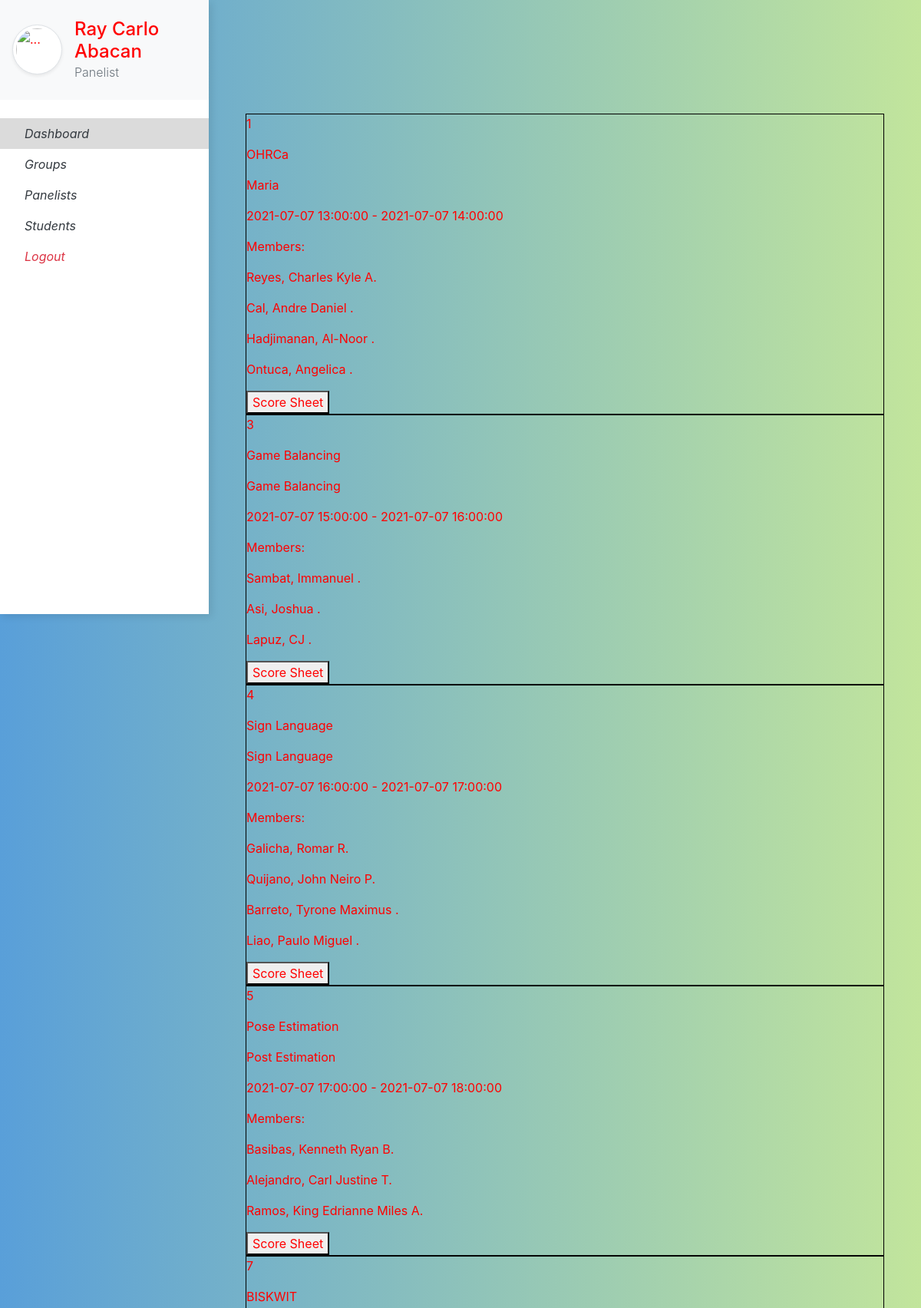
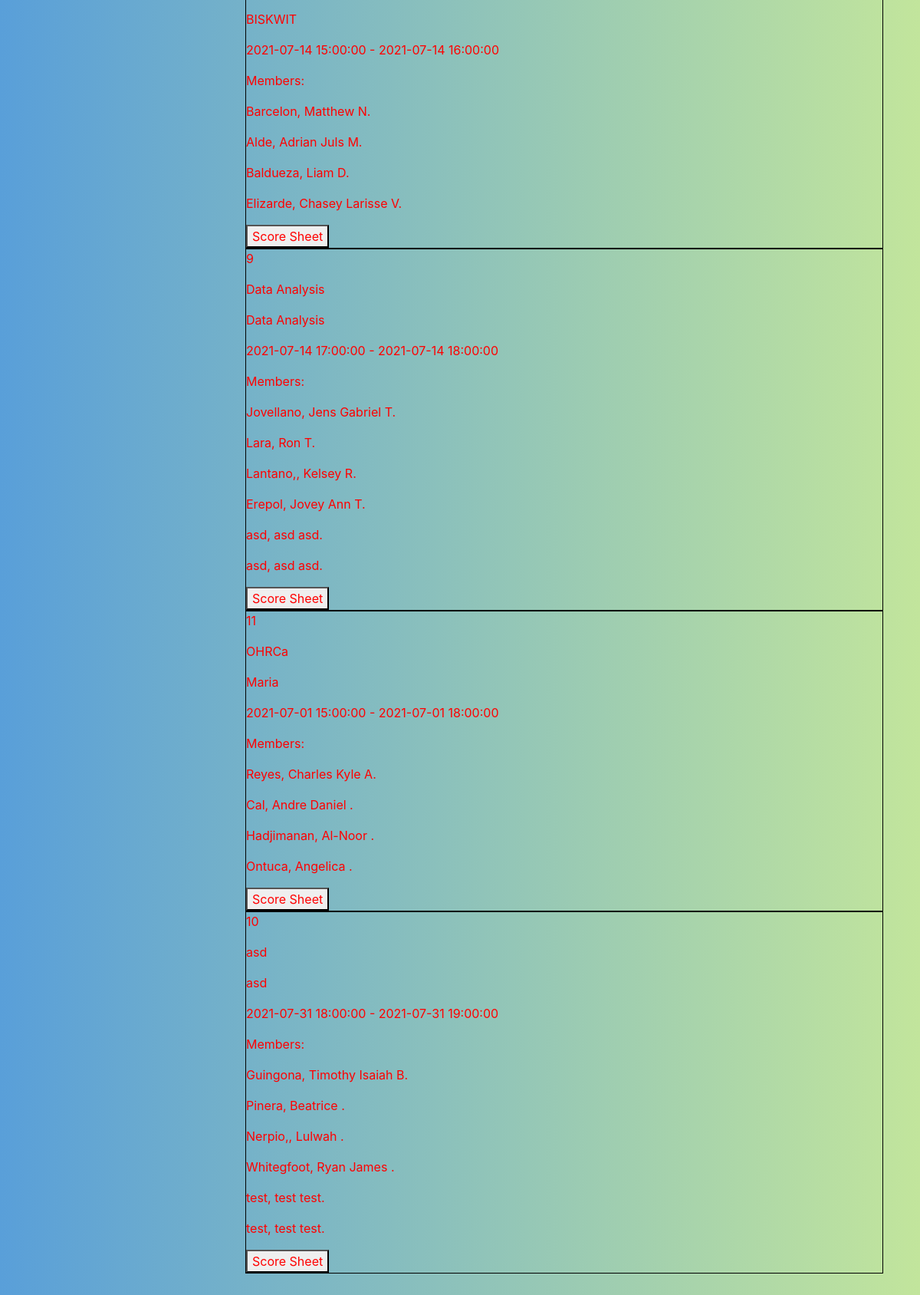
Page /user_home/ (signed in) on the earlier database version (2 pictures, top to bottom).
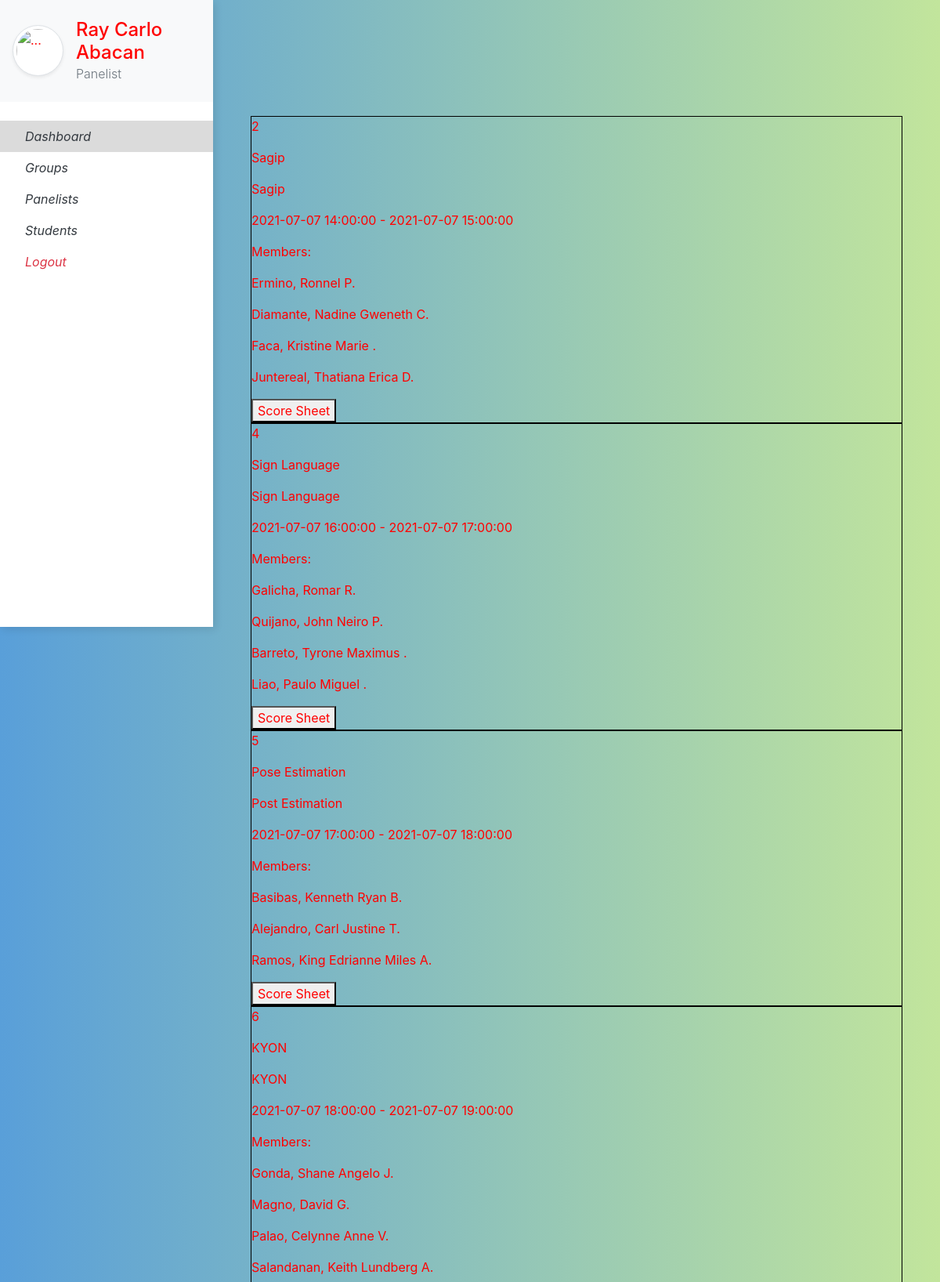
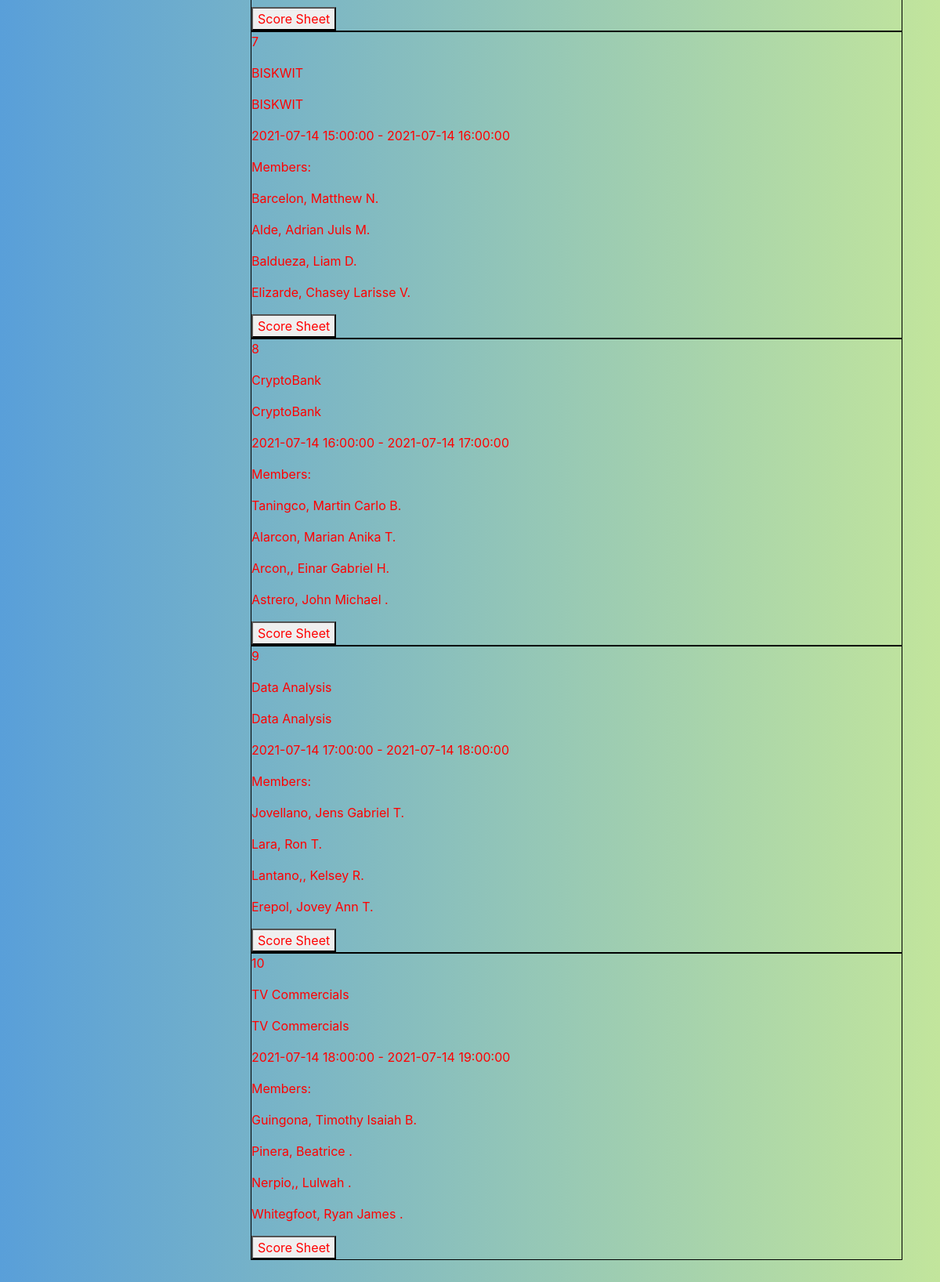
Same page on the later database version (2 pictures, top to bottom).
### website/models.py (models this page shows)
class Defense(db.Model):
    id            = db.Column(db.Integer, primary_key=True)
    group_id      = db.Column(db.Integer, db.ForeignKey('group.id'))
    head_panel_id = db.Column(db.Integer, db.ForeignKey('panelist.id'))
    start_date    = db.Column(db.DateTime)
    end_date      = db.Column(db.DateTime)
    paneling      = db.relationship(
        'Panelist',
        secondary=defense_panel_score,
        backref=db.backref('defenses')
    )

class Group(db.Model):
    id            = db.Column(db.Integer, primary_key=True)
    name          = db.Column(db.String(150), nullable=False)
    project_title = db.Column(db.String(150), nullable=False)
    program       = db.Column(db.String(150), nullable=False)
    members       = db.relationship('Student', backref='group', uselist=True)
    defenses      = db.relationship('Defense', backref='group', uselist=True)

class Student(db.Model):
    stud_no    = db.Column(db.Integer, primary_key=True)
    last_name  = db.Column(db.String(150), nullable=False)
    first_name = db.Column(db.String(150), nullable=False)
    middle_in  = db.Column(db.String(10))
    group_id   = db.Column(db.Integer, db.ForeignKey('group.id'))

### website/user.py (the view)
@user.route("/user_home/")
@login_required
def user_home():
    return render_template("home_u.html", user=current_user)

### website/__init__.py (called while the page is built)
def create_app():
    app = Flask(__name__)
    app.config['SECRET_KEY'] = 'hjshjhdjah kjshkjdhjs'
    app.config['SQLALCHEMY_DATABASE_URI'] = f'sqlite:///{DB_NAME}'
    db.init_app(app)
    from .admin import admin
    from .auth import auth
    from .user import user
    app.register_blueprint(auth, url_prefix='/')
    app.register_blueprint(admin, url_prefix='/')
    app.register_blueprint(user, url_prefix='/')
    from .models import Panelist, Master
    create_database(app)
    login_manager = LoginManager()
    login_manager.login_view = 'auth.login'
    login_manager.init_app(app)
    @login_manager.user_loader
    def load_user(username):
        if username == 'admin':
            return Master.query.filter_by(username=username).first()
        return Panelist.query.filter_by(username=username).first()
    return app

### website/templates/user/home_u.html (shortened to what this page needs)
{% extends "base_user.html" %}
{% block content %}
    <div class='display_grid'>
        {% for defense in user.defenses %}
            <div class='box'>
                <p>{{ defense.id }}</p>
                <p>{{ defense.group.name }}</p>
                <p>{{ defense.group.project_title }}</p>
                <p>{{ defense.start_date }} - {{ defense.end_date }}</p>
                <p>Members:</p>
                {% for member in defense.group.members %}
                    <p>{{ member.last_name }}, {{ member.first_name }} {{ member.middle_in }}.</p>
                {% endfor%}
                <a href="">
                    <button>Score Sheet</button>
                </a>
            </div>
        {% endfor %}
    </div>
{% endblock %}

Differences in the rows shown:
no longer on this page (row edited): Defense: id "1", group.name "OHRCa", group.project_title "Maria", start_date "2021-07-07 13:00:00", end_date "2021-07-07 14:00:00"
no longer on this page (row unchanged): Student: last_name "Reyes", first_name "Charles Kyle", middle_in "A"
no longer on this page (row unchanged): Student: last_name "Cal", first_name "Andre Daniel"
no longer on this page (row unchanged): Student: last_name "Hadjimanan", first_name "Al-Noor"
no longer on this page (row unchanged): Student: last_name "Ontuca", first_name "Angelica"
no longer on this page (row edited): Defense: id "3", group.name "Game Balancing", group.project_title "Game Balancing", start_date "2021-07-07 15:00:00", end_date "2021-07-07 16:00:00"
no longer on this page (row unchanged): Student: last_name "Sambat", first_name "Immanuel", shown under "3"
no longer on this page (row unchanged): Student: last_name "Asi", first_name "Joshua", shown under "3"
no longer on this page (row unchanged): Student: last_name "Lapuz", first_name "CJ", shown under "3"
removed Student: last_name "asd", first_name "asd", middle_in "asd", shown under Defense "Data Analysis"
removed Student: last_name "asd", first_name "asd", middle_in "asd", shown under Defense "Data Analysis"
removed Defense: id "11", group.name "OHRCa", group.project_title "Maria", start_date "2021-07-01 15:00:00", end_date "2021-07-01 18:00:00"
removed Student: last_name "test", first_name "test", middle_in "test", shown under Defense id 10
removed Student: last_name "test", first_name "test", middle_in "test", shown under Defense id 10
now on this page (row edited): Defense: id "2", group.name "Sagip", group.project_title "Sagip", start_date "2021-07-07 14:00:00", end_date "2021-07-07 15:00:00"
now on this page (row unchanged): Student: last_name "Ermino", first_name "Ronnel", middle_in "P", shown under "2"
now on this page (row unchanged): Student: last_name "Diamante", first_name "Nadine Gweneth", middle_in "C", shown under "2"
now on this page (row unchanged): Student: last_name "Faca", first_name "Kristine Marie", shown under "2"
now on this page (row unchanged): Student: last_name "Juntereal", first_name "Thatiana Erica", middle_in "D", shown under "2"
now on this page (row unchanged): Defense: id "6", group.name "KYON", group.project_title "KYON", start_date "2021-07-07 18:00:00", end_date "2021-07-07 19:00:00"
now on this page (row unchanged): Student: last_name "Gonda", first_name "Shane Angelo", middle_in "J", shown under "6"
now on this page (row unchanged): Student: last_name "Magno", first_name "David", middle_in "G", shown under "6"
now on this page (row unchanged): Student: last_name "Palao", first_name "Celynne Anne", middle_in "V", shown under "6"
now on this page (row unchanged): Student: last_name "Salandanan", first_name "Keith Lundberg", middle_in "A", shown under "6"
now on this page (row edited): Defense: id "8", group.name "CryptoBank", group.project_title "CryptoBank", start_date "2021-07-14 16:00:00", end_date "2021-07-14 17:00:00"
now on this page (row unchanged): Student: last_name "Taningco", first_name "Martin Carlo", middle_in "B", shown under "8"
now on this page (row unchanged): Student: last_name "Alarcon", first_name "Marian Anika", middle_in "T", shown under "8"
now on this page (row unchanged): Student: last_name "Arcon,", first_name "Einar Gabriel", middle_in "H", shown under "8"
now on this page (row unchanged): Student: last_name "Astrero", first_name "John Michael", shown under "8"
changed Defense id 10: group.name "asd" → "TV Commercials"; group.project_title "asd" → "TV Commercials"; start_date "2021-07-31 18:00:00" → "2021-07-14 18:00:00"; end_date "2021-07-31 19:00:00" → "2021-07-14 19:00:00"
